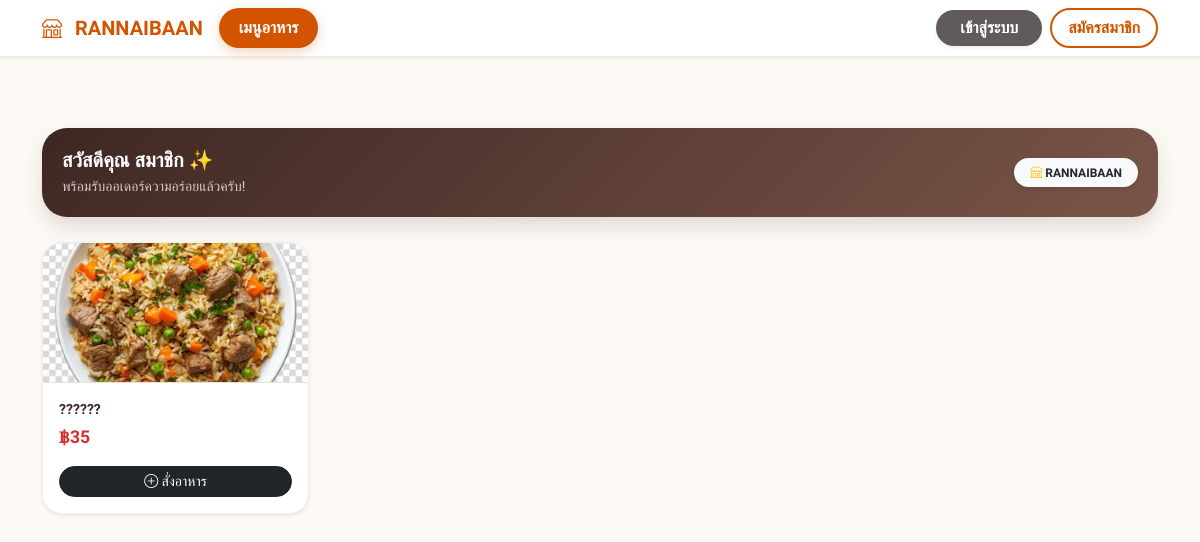
Page /menu.php on the committed database.
### tables this page shows
CREATE TABLE `owner` (
  `owner_id` int(11) NOT NULL AUTO_INCREMENT,
  `username` varchar(50) NOT NULL,
  `password` varchar(255) NOT NULL,
  `email` varchar(100) DEFAULT NULL,
  `name` varchar(100) DEFAULT NULL,
  `phone` varchar(20) DEFAULT NULL,
  `logo_url` varchar(255) DEFAULT 'default_logo.png',
  `promptpay_qr` varchar(255) DEFAULT NULL,
  `bank_info` text DEFAULT NULL,
  `restaurant_name` varchar(255) DEFAULT NULL,
  `address` text DEFAULT NULL,
  `open_time` time DEFAULT NULL,
  `close_time` time DEFAULT NULL,
  `is_shop_open` tinyint(1) DEFAULT 0,
  `is_online_open` tinyint(1) DEFAULT 0,
  `max_queue` int(11) DEFAULT 20,
  `close_reason` varchar(255) DEFAULT '',
  `created_at` datetime DEFAULT current_timestamp(),
  `last_login` datetime DEFAULT NULL,
  `is_active` tinyint(1) DEFAULT 1,
  PRIMARY KEY (`owner_id`),
  UNIQUE KEY `username` (`username`)
);

CREATE TABLE `item` (
  `item_id` int(11) NOT NULL AUTO_INCREMENT,
  `name` varchar(150) NOT NULL,
  `price` decimal(10,2) NOT NULL DEFAULT 0.00,
  `category_id` int(11) DEFAULT NULL,
  `subcategory_id` int(11) DEFAULT NULL,
  `description` text DEFAULT NULL,
  `image_url` varchar(255) DEFAULT NULL,
  `is_active` tinyint(1) DEFAULT 1,
  `created_at` datetime DEFAULT current_timestamp(),
  PRIMARY KEY (`item_id`),
  KEY `category_id` (`category_id`),
  KEY `subcategory_id` (`subcategory_id`),
  CONSTRAINT `item_ibfk_1` FOREIGN KEY (`category_id`) REFERENCES `category` (`category_id`) ON DELETE SET NULL,
  CONSTRAINT `item_ibfk_2` FOREIGN KEY (`subcategory_id`) REFERENCES `subcategory` (`subcategory_id`) ON DELETE SET NULL
);

### menu.php (the view, shortened to what this page needs)
<?php
require_once 'includes/db.php';
$store_res = $conn->query("SELECT is_online_open, restaurant_name FROM owner LIMIT 1");
$store = $store_res->fetch_assoc();
include 'includes/header_customer.php';
include 'includes/nav_customer.php';
?>
<link rel="stylesheet" href="<?= BASE_URL ?>assets/css/menu.css">
<div class="container py-4">
    <div class="member-badge-section d-flex justify-content-between align-items-center mt-5">
        <div>
            <h5 class="fw-bold mb-1">สวัสดีคุณ <?= htmlspecialchars($customer_name) ?> ✨</h5>
            <p class="mb-0 small opacity-75">พร้อมรับออเดอร์ความอร่อยแล้วครับ!</p>
        </div>
        <div class="text-end">
            <span class="badge bg-light text-dark rounded-pill px-3 py-2 fw-bold shadow-sm">
                <i class="bi bi-shop text-warning"></i> <?= htmlspecialchars($store['restaurant_name'] ?? 'ร้านของเรา') ?>
            </span>
        </div>
    </div>
    <?php if($store['is_online_open'] == 0): ?>
        <div class="alert alert-warning text-center rounded-4 shadow-sm border-0 py-5">
            <h4 class="fw-bold mb-2"><i class="bi bi-exclamation-triangle-fill text-warning"></i> ร้านงดรับออเดอร์ชั่วคราว</h4>
            <p class="mb-0 text-muted">ขออภัยค่ะ ขณะนี้คิวหน้าร้านเต็ม หรือปิดปรับปรุงระบบ</p>
        </div>
    <?php else: ?>
    <div class="row g-3">
        <?php
        $items = $conn->query("SELECT * FROM item WHERE is_active = 1 ORDER BY item_id DESC");
        while($m = $items->fetch_assoc()):
            $m_id = $m['item_id'];
            $price = $m['price'];
            $img_path = !empty($m['image_url']) ? "assets/images/items/" . $m['image_url'] : "assets/images/items/default_food.jpg";
        ?>
            <div class="col-6 col-md-4 col-lg-3">
                <div class="menu-card h-100 shadow-sm" data-bs-toggle="modal" data-bs-target="#itemModal<?= $m_id ?>">
                    <img src="<?= htmlspecialchars($img_path) ?>" class="w-100" style="height: 140px; object-fit: cover;" onerror="this.src='assets/images/items/default_food.jpg'">
                    <div class="p-3">
                        <div class="fw-bold small text-truncate mb-1"><?= htmlspecialchars($m['name']) ?></div>
                        <div class="d-flex align-items-center gap-1 flex-wrap mb-2">
                            <span class="price-normal">฿<?= number_format($price, 0) ?></span>
                        </div>
                        <button class="btn btn-dark btn-sm w-100 rounded-pill mt-2"><i class="bi bi-plus-circle"></i> สั่งอาหาร</button>
                    </div>
                </div>
            </div>
        <?php endwhile; ?>
    </div>
    <?php endif; ?>
</div>
<?php include 'includes/footer_customer.php'; ?>

### assets/css/nav.css (style rules this page uses)
:root { --main-orange: #D88C70; --dark-brown: #3C2F27; --light-brown: #E6D5C3; --light-bg: #FAF6F0; --soft-brown: #E8E1D9; }
body { font-family: 'Sarabun', sans-serif; background-color: var(--light-bg); color: var(--dark-brown); }
.menu-card { background: white; border-radius: 15px; overflow: hidden; box-shadow: 0 4px 10px rgba(60, 47, 39, 0.05); cursor: pointer; transition: transform 0.2s; border: 1px solid var(--soft-brown); }
.menu-card img { width: 100%; height: 160px; object-fit: cover; border-bottom: 1px solid var(--soft-brown); }

### assets/css/customer.css (style rules this page uses)
:root { --main-brown: #795548; --dark-brown: #3e2723; --light-brown: #d7ccc8; --bg-soft: #fdfaf5; }
body { font-family: 'Sarabun', sans-serif; background-color: var(--bg-soft); color: var(--dark-brown); margin: 0; padding: 0; }
h1, h2, h3, h4, h5, h6, .font-mitr { font-family: 'Mitr', sans-serif; }

### assets/css/menu.css (style rules this page uses)
:root { --cafe-brown: #795548; --cafe-dark: #3e2723; }
body { background-color: #fdfaf5; font-family: 'Sarabun', sans-serif; padding-bottom: 100px; }
.member-badge-section { background: linear-gradient(135deg, #3e2723 0%, #795548 100%); border-radius: 25px; padding: 20px; color: white; margin-bottom: 25px; box-shadow: 0 10px 20px rgba(62,39,35,0.15); }
.menu-card { background: white; border-radius: 20px; overflow: hidden; transition: 0.3s; cursor: pointer; border: 1px solid #eee; }
.price-normal { color: #d32f2f; font-weight: bold; font-size: 1.1rem; }

### includes/nav_customer.php (style rules this page uses)
:root { --nav-theme: #d35400; --nav-hover: #a04000; --btn-coffee: #605b5a; --btn-coffee-dark: #3e2723; }

### rows in the picture
owner: restaurant_name "RANNAIBAAN"
item: name "??????", price "35"

### other values in the picture
$customer_name "สมาชิก"
